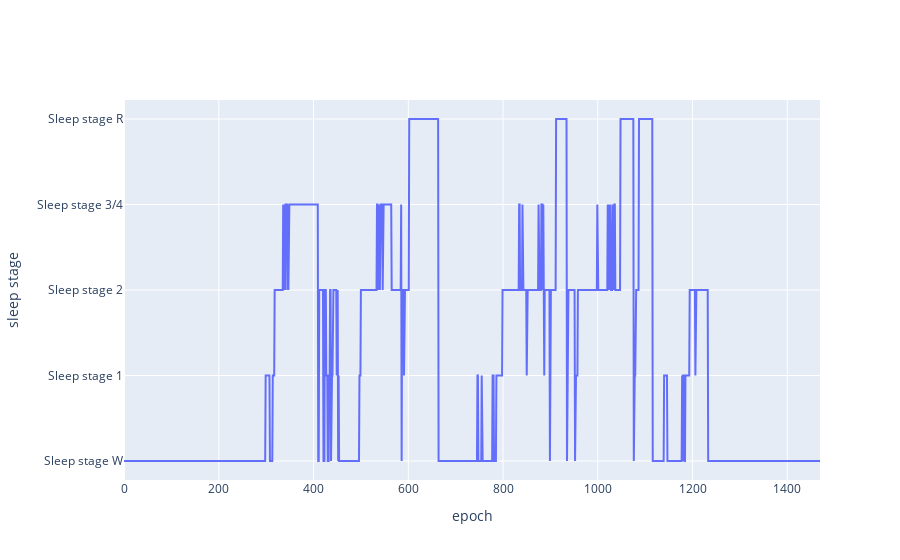

Notebook code for this chart:
### Code cell
go.Figure(
    data=[
        go.Scatter(x=sample_epoch_df["epoch"].unique(), y=list(map(lambda x: ID2LABEL[x], sample_events)))
    ],
    layout=go.Layout(
        yaxis=dict(title="sleep stage"),
        xaxis=dict(title="epoch"),
    )
)

### Figure 1 — Plotly figure (JSON) as saved in the notebook; plotly's stock layout.template omitted (floating-point values rounded to 4 significant figures; data arrays with more than 128 entries replaced by an {"elided": "..."} marker saying what was removed)
{"data": [{"type": "scatter", "x": {"elided": "1470 int values"}, "y": {"elided": "1470 str values"}}], "layout": {"xaxis": {"title": {"text": "epoch"}}, "yaxis": {"title": {"text": "sleep stage"}}}}
